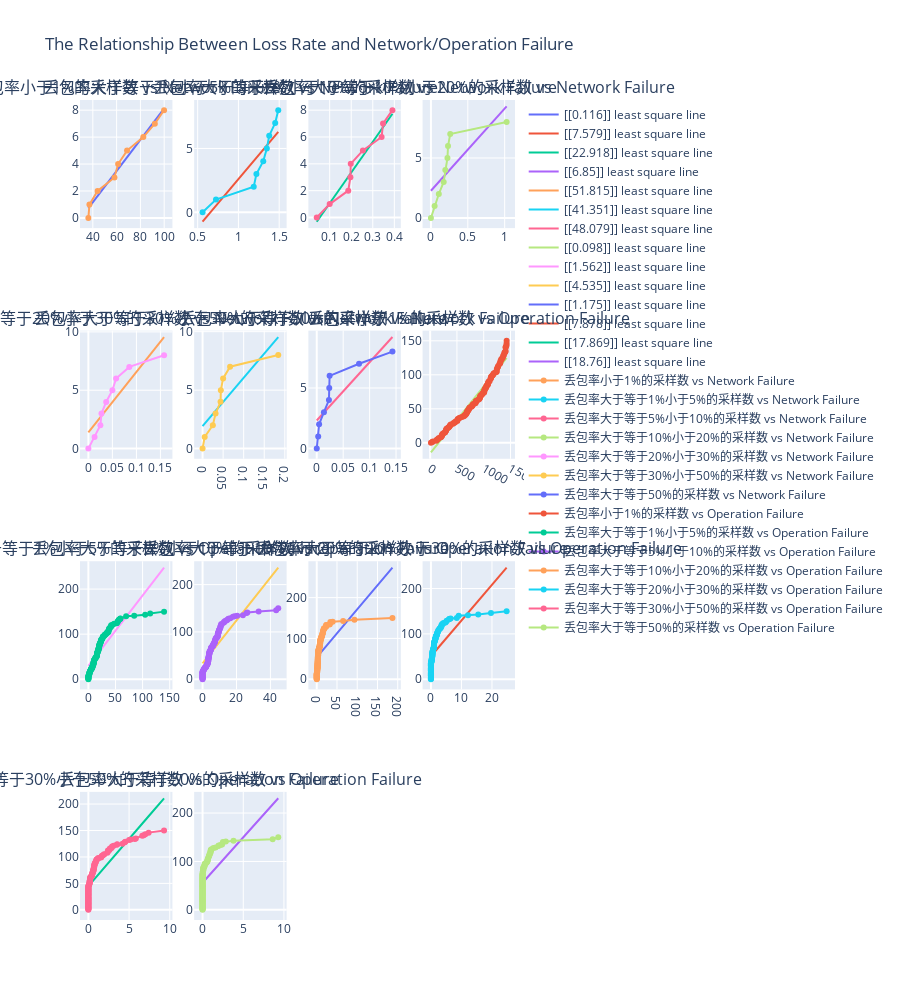

The notebook cell this image was saved under:
### Code cell
data_loss=data.loc[:,'lossRate1':'lossRate7']

# data_loss groupby network 
network_loss_mean=data_loss.groupby(data.network_failure).mean()
weight=pd.DataFrame(np.arange(len(network_loss_mean)/10,0.1,-0.1))
network_loss_mea=pd.concat([network_loss_mean,weight],axis=1, ignore_index=False).rename(columns={0: 'weight'}).dropna()
network_loss_median=pd.concat([data_loss.groupby(data.network_failure).median(),weight],axis=1, ignore_index=False).rename(columns={0: 'weight'}).dropna()
network_loss_mean=((network_loss_mea+network_loss_median)/2).multiply(network_loss_mea.weight, axis="index").rename(columns={0: 'weight'}).dropna()

# data_loss groupby operation
operation_loss_mean=data_loss.groupby(data.operation_failure).mean()
weight=pd.DataFrame(np.arange(len(operation_loss_mean)/10,0.1,-0.1))
operation_loss_mea=pd.concat([operation_loss_mean,weight],axis=1, ignore_index=False).rename(columns={0: 'weight'}).dropna()
operation_loss_median=pd.concat([data_loss.groupby(data.operation_failure).median(),weight],axis=1, ignore_index=False).rename(columns={0: 'weight'}).dropna()
operation_loss_mean=((operation_loss_mea+operation_loss_median)/2).multiply(operation_loss_mea.weight, axis="index").rename(columns={0: 'weight'}).dropna()

data_loss_index=data_loss.columns
data_loss_list=data_loss_index.values.tolist()
loss_name=['丢包率小于1%的采样数','丢包率大于等于1%小于5%的采样数','丢包率大于等于5%小于10%的采样数','丢包率大于等于10%小于20%的采样数','丢包率大于等于20%小于30%的采样数','丢包率大于等于30%小于50%的采样数','丢包率大于等于50%的采样数']

#network failure vs loss rate
def c_loss_mean(m):
    loss_mean=[network_loss_mean,operation_loss_mean]
    return loss_mean[m]

def c_loss_index(n):
    return data_loss_index[n]

def c_name_loss_con(p,k):
    lossname=[]     
    for zh_names in loss_name:
        answer=zh_names+' vs '+ c_netope_list(p)
        lossname.append(answer)
    return lossname[k]

net_lossname=[]
for zh_names in loss_name:
    answer=zh_names + ' vs '+ c_netope_list(0)
    net_lossname.append(answer)

opr_lossname=[]
for zh_names in loss_name:
    answer=zh_names + ' vs '+ c_netope_list(1) 
    opr_lossname.append(answer)

lossname=net_lossname+opr_lossname

def loss_no(m,n,w,p,k,r,c):
    return lossno.add_trace(go.Scatter(x=c_loss_mean(m)[c_loss_index(n)].sort_values(),y=no_i(w),name=c_name_loss_con(p,k),mode='lines+markers'),row=r,col=c)

def leastsquare_loss(m,n,w,r,c):
    x_data=c_loss_mean(m)[c_loss_index(n)].sort_values().values[:,np.newaxis]
    y_data=c_loss_mean(m)[c_loss_index(n)].index.values[:,np.newaxis]

    reg=LinearRegression().fit(x_data,y_data)
    reg_coef=str(reg.coef_.round(3))
    reg_predict=reg.predict(x_data).flatten()
    return lossno.add_trace(go.Scatter(x=x_data.flatten(),y=reg_predict,name=reg_coef+' least square line',mode='lines'),row=r, col=c)


lossno = make_subplots(rows=4, cols=4,subplot_titles=(lossname))
leastsquare_loss(0,0,0,1,1)
leastsquare_loss(0,1,0,1,2)
leastsquare_loss(0,2,0,1,3)
leastsquare_loss(0,3,0,1,4)
leastsquare_loss(0,4,0,2,1)
leastsquare_loss(0,5,0,2,2)
leastsquare_loss(0,6,0,2,3)

leastsquare_loss(1,0,1,2,4)
leastsquare_loss(1,1,1,3,1)
leastsquare_loss(1,2,1,3,2)
leastsquare_loss(1,3,1,3,3)
leastsquare_loss(1,4,1,3,4)
leastsquare_loss(1,5,1,4,1)
leastsquare_loss(1,6,1,4,2)

loss_no(0,0,0,0,0,1,1)
loss_no(0,1,0,0,1,1,2)
loss_no(0,2,0,0,2,1,3)
loss_no(0,3,0,0,3,1,4)
loss_no(0,4,0,0,4,2,1)
loss_no(0,5,0,0,5,2,2)
loss_no(0,6,0,0,6,2,3)

loss_no(1,0,1,1,0,2,4)
loss_no(1,1,1,1,1,3,1)
loss_no(1,2,1,1,2,3,2)
loss_no(1,3,1,1,3,3,3)
loss_no(1,4,1,1,4,3,4)
loss_no(1,5,1,1,5,4,1)
loss_no(1,6,1,1,6,4,2)

lossno=lossno.update_layout(height=1000, title_text="The Relationship Between Loss Rate and Network/Operation Failure")
lossno.show()
